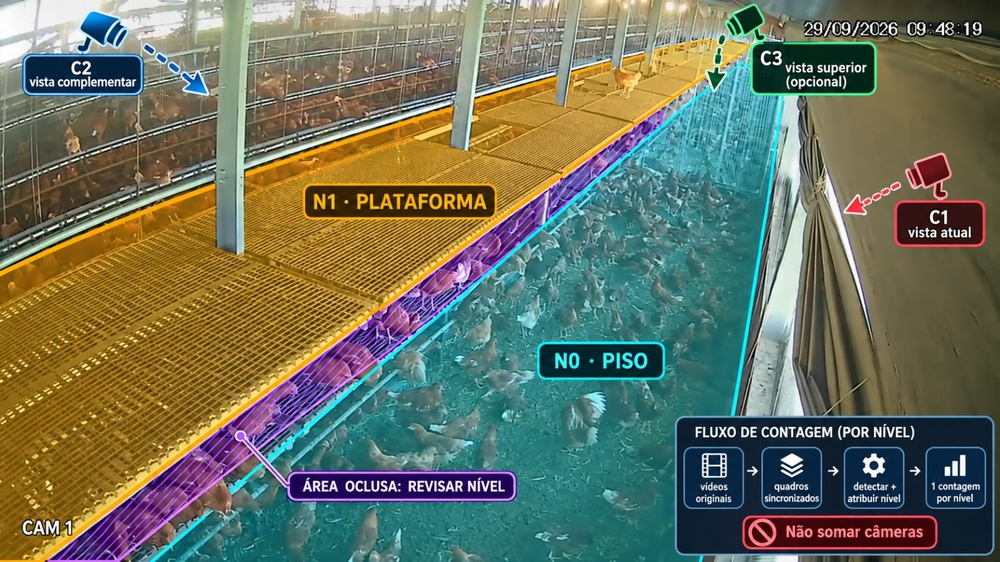
#> input picture img/WhatsApp Image 2026-09-29 at 12.54.55.jpeg, 1000 x 562 px, shrunk from 1600 x 900 before the run
$ python -i enhance.py   (imports and definitions only)
#> lines starting #> are read from the running program, lines starting #| are printed output that depends on the picture
#> further down, picture is the input picture: shape (562, 1000, 3); mean B, G, R 93.4, 113.2, 107.1
"""Técnicas de realce para os quadros do aviário.

Cada função recebe e devolve uma imagem BGR uint8 do mesmo tamanho. As hipóteses
ópticas que motivam cada técnica estão na documentação (tratamento de imagens):

- sombra sob a plataforma (N1) -> correção gama adaptativa e Retinex (MSRCR);
- baixo contraste entre plumagem marrom e maravalha (N0) -> CLAHE e destaque cromático;
- grade metálica e ruído de compressão -> filtros que preservam bordas (bilateral, guiado);
- iluminação lateral estourada -> CLAHE com limite de recorte e gama > 1 em áreas claras.
"""

from __future__ import annotations

import cv2
import numpy as np


# [37 lines left out: functions clahe_lab, clahe_hsv, msrcr, not called in this run]


def adaptive_gamma(img: np.ndarray, sigma: float = 25.0, strength: float = 1.0) -> np.ndarray:
    """Gama local: < 1 nas regiões escuras (sombra de N1) e > 1 nas estouradas."""
#> called with sigma = 25, strength = 1
    lab = cv2.cvtColor(img, cv2.COLOR_BGR2LAB)
#> lab: shape (562, 1000, 3); mean of channels 0, 1, 2 120.2, 126.4, 138.4
    lum = lab[:, :, 0].astype(np.float32) / 255.0
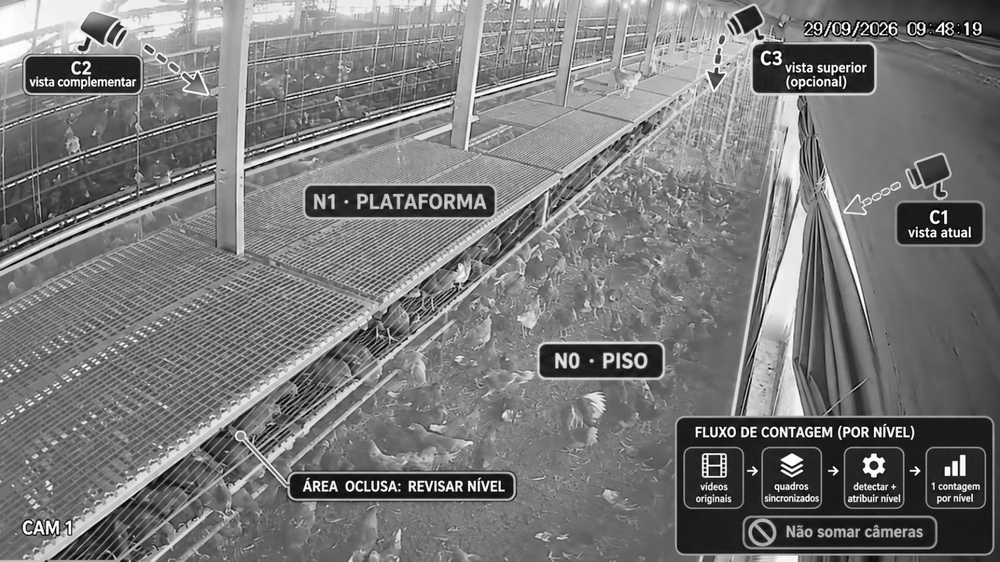
#> lum: shape (562, 1000) float32; min 0, max 1, mean 0.471
    local = cv2.GaussianBlur(lum, (0, 0), sigma)
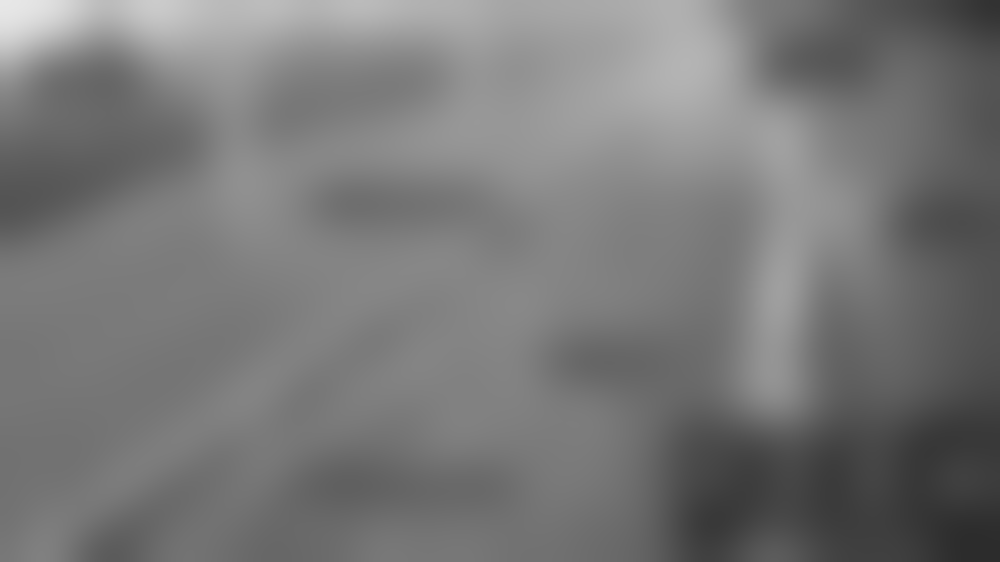
#> local: shape (562, 1000) float32; min 0.173, max 0.908, mean 0.471
    gamma = np.power(2.0, strength * (local - 0.5) / 0.5)
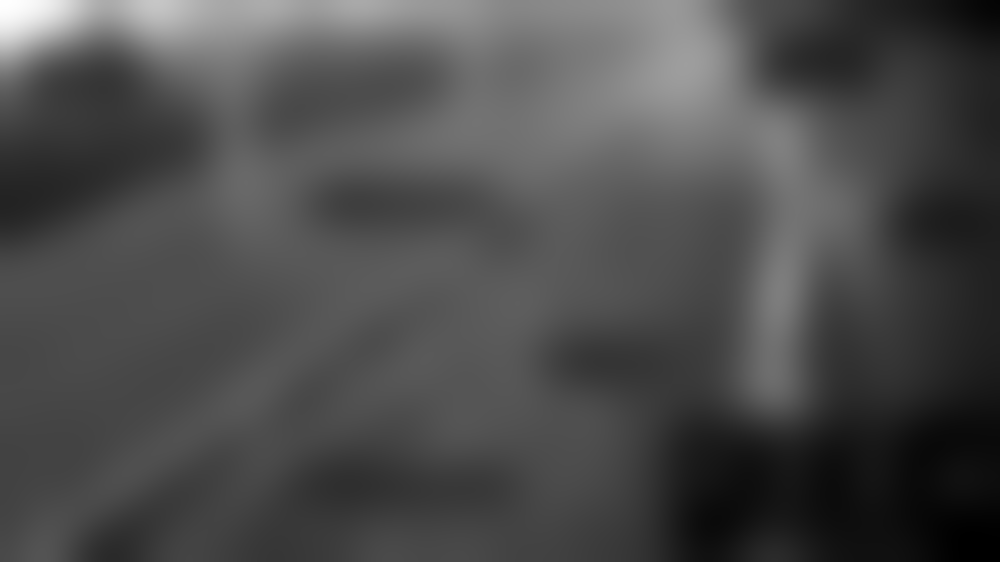
#> gamma: shape (562, 1000) float32; min 0.635, max 1.76, mean 0.972; drawn with min black and max white
    out = np.power(np.clip(lum, 1e-4, 1.0), gamma)
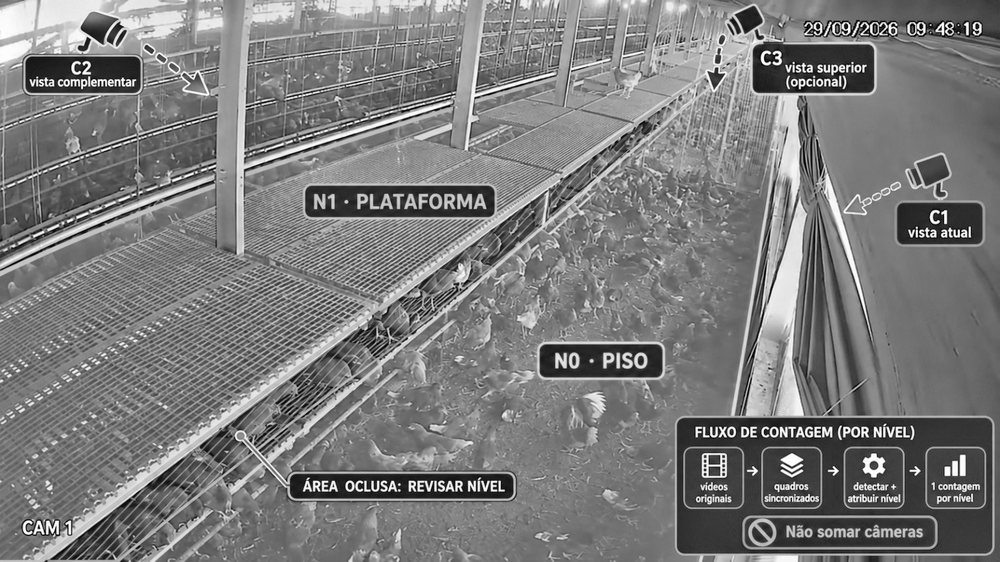
#> out: shape (562, 1000) float32; min 4.98e-05, max 1, mean 0.486
    lab[:, :, 0] = np.clip(out * 255.0, 0, 255).astype(np.uint8)
#> lab: shape (562, 1000, 3); mean of channels 0, 1, 2 123.5, 126.4, 138.4
    return cv2.cvtColor(lab, cv2.COLOR_LAB2BGR)
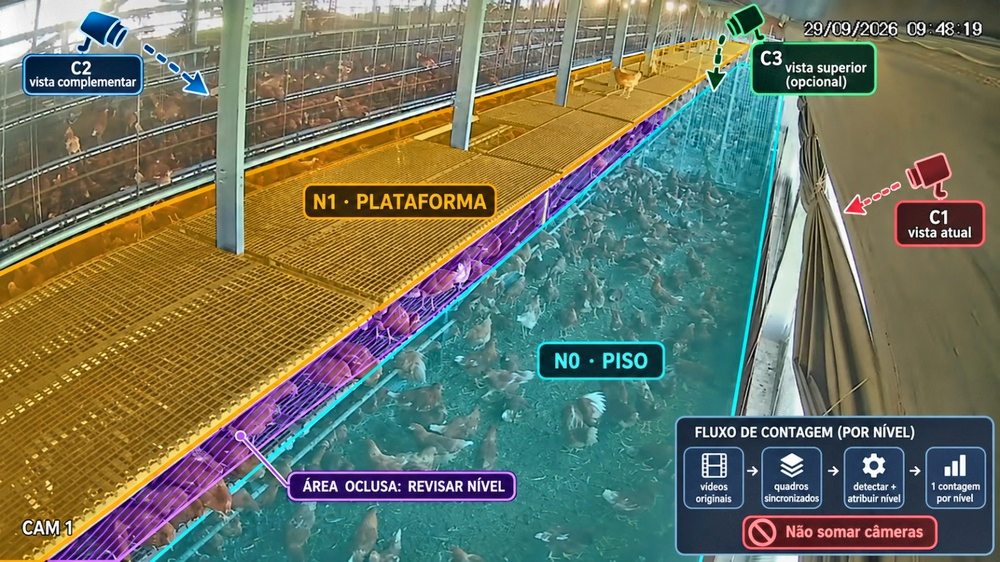
#> returned value: shape (562, 1000, 3); mean B, G, R 96.3, 116.2, 110.3


def bilateral(img: np.ndarray, d: int = 7, sigma_color: float = 35.0, sigma_space: float = 7.0):
    return cv2.bilateralFilter(img, d, sigma_color, sigma_space)


def _box(x: np.ndarray, r: int) -> np.ndarray:
    return cv2.boxFilter(x, -1, (2 * r + 1, 2 * r + 1), normalize=True, borderType=cv2.BORDER_REFLECT)


# [32 lines left out: functions guided_filter, chroma_boost, unsharp, not called in this run]

>>> import cv2
>>> picture = cv2.imread('../../img/WhatsApp Image 2026-09-29 at 12.54.55.jpeg')
>>> result = adaptive_gamma(picture)

$ run again, on img/WhatsApp Image 2026-09-29 at 12.54.56.jpeg
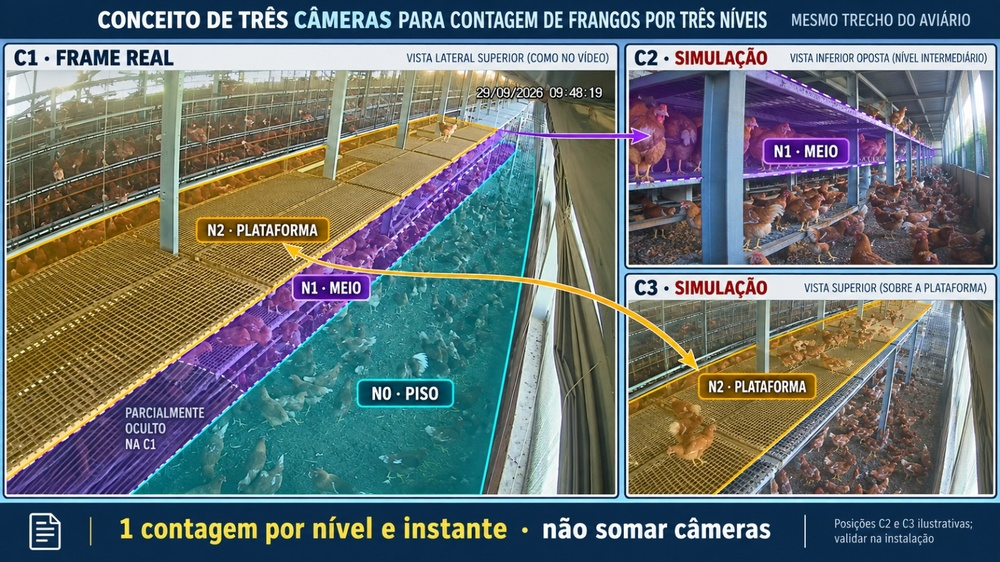
#> input picture img/WhatsApp Image 2026-09-29 at 12.54.56.jpeg, 1000 x 562 px, shrunk from 1600 x 900 before the run
#> picture is the input picture: shape (562, 1000, 3); mean B, G, R 113.5, 113.1, 103.7
#> in adaptive_gamma, `out = np.power(np.clip(lum, 1e-4, 1.0), gamma)`:
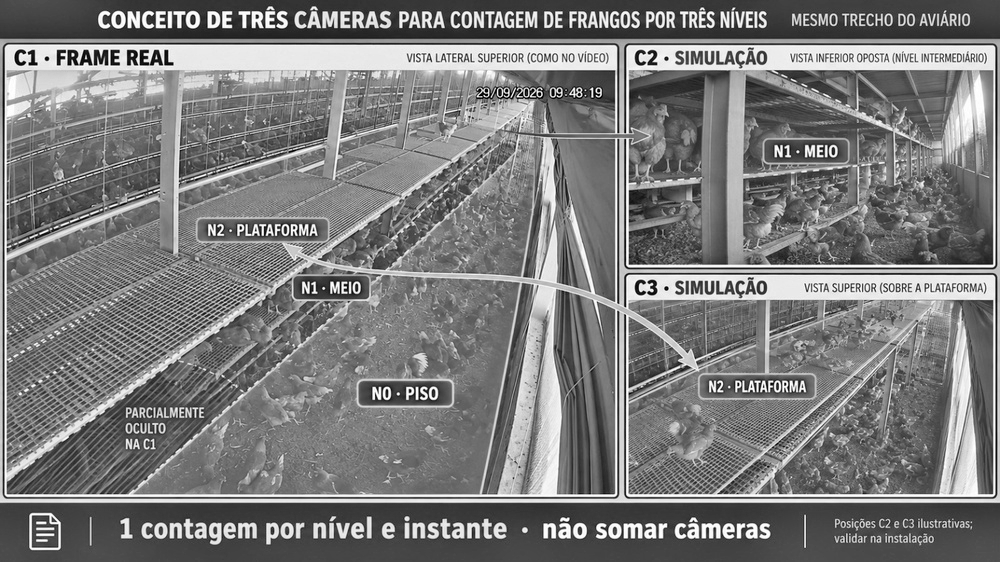
#> out: shape (562, 1000) float32; min 1.05e-05, max 1, mean 0.485
#> in adaptive_gamma, `return cv2.cvtColor(lab, cv2.COLOR_LAB2BGR)`:
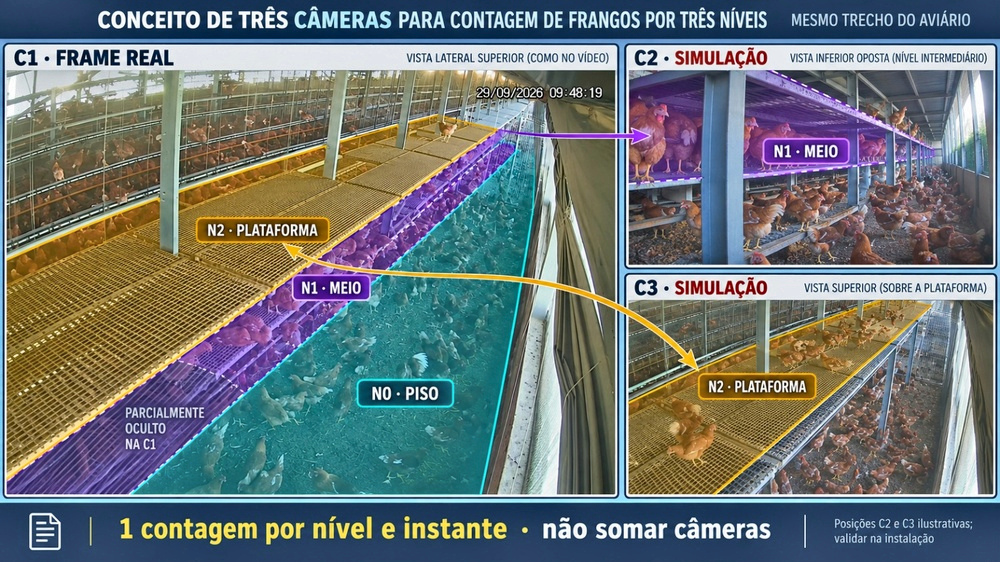
#> returned value: shape (562, 1000, 3); mean B, G, R 117.1, 116.4, 108

$ run again, on img/WhatsApp Image 2026-09-29 at 12.54.56 (1).jpeg
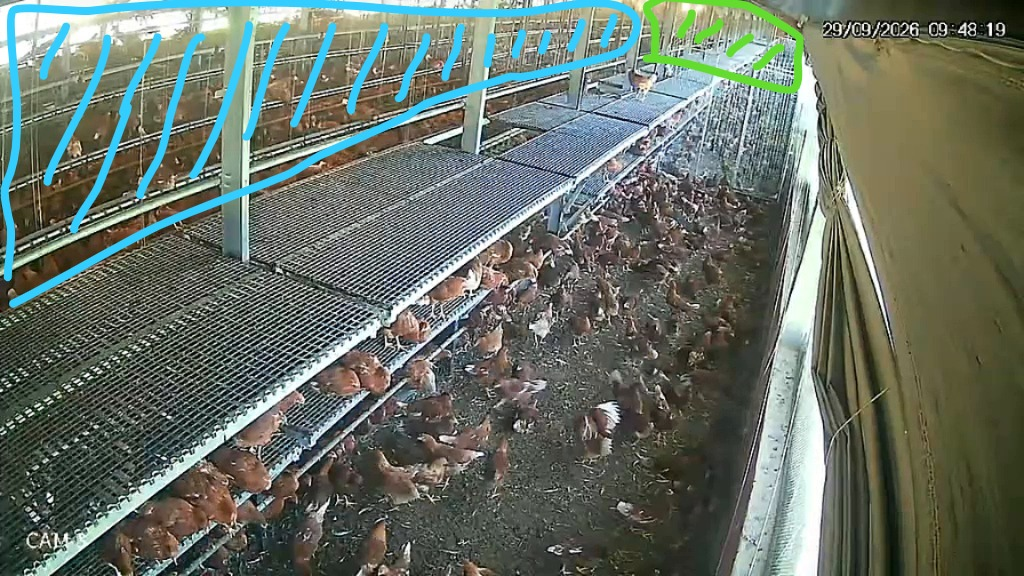
#> input picture img/WhatsApp Image 2026-09-29 at 12.54.56 (1).jpeg, 1024 x 576 px
#> picture is the input picture: shape (576, 1024, 3); mean B, G, R 101.9, 112.6, 103.4
#> in adaptive_gamma, `gamma = np.power(2.0, strength * (local - 0.5) / 0.5)`:
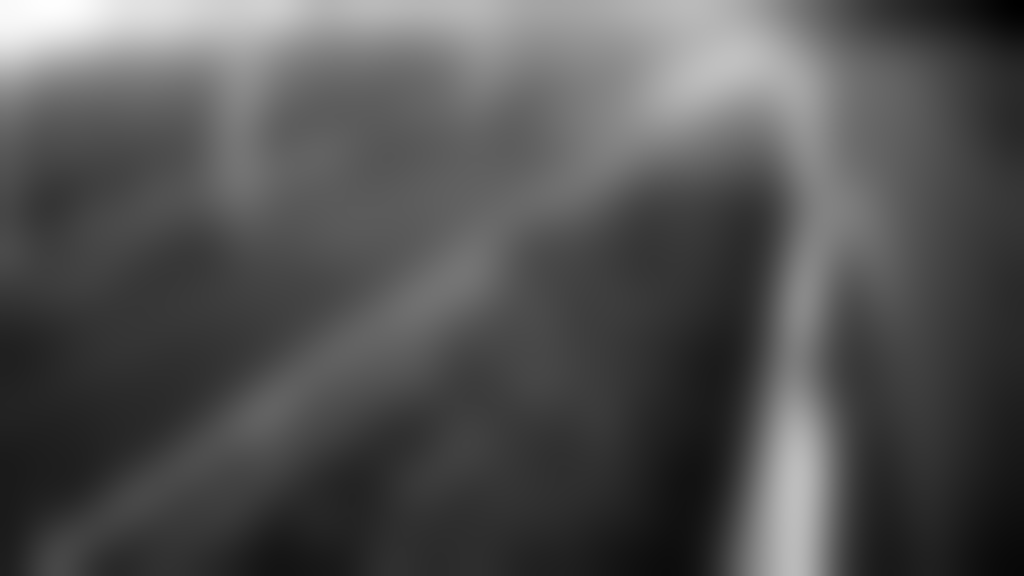
#> gamma: shape (576, 1024) float32; min 0.604, max 1.7, mean 0.959; drawn with min black and max white
#> in adaptive_gamma, `return cv2.cvtColor(lab, cv2.COLOR_LAB2BGR)`:
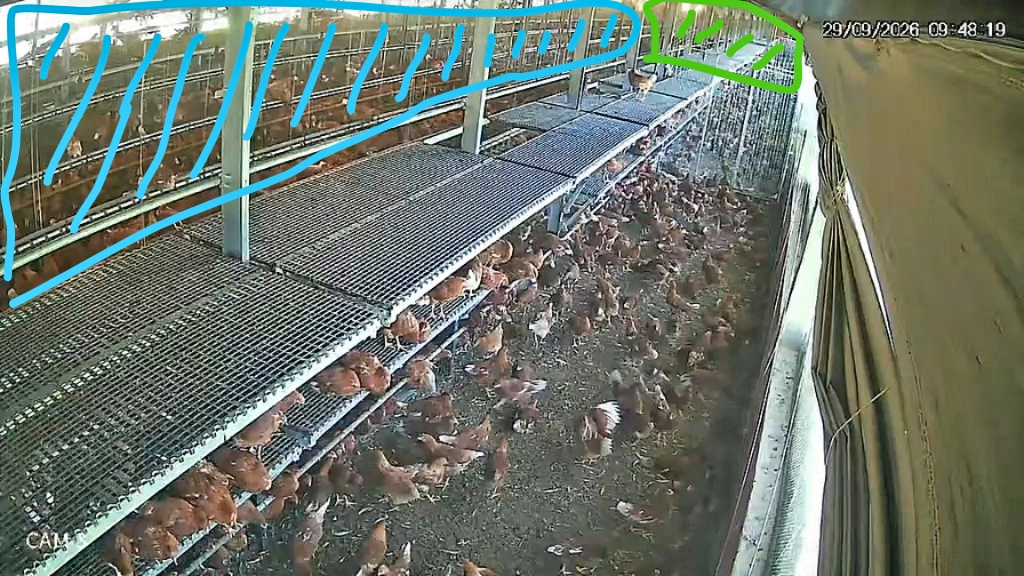
#> returned value: shape (576, 1024, 3); mean B, G, R 106.9, 117.9, 108.4
